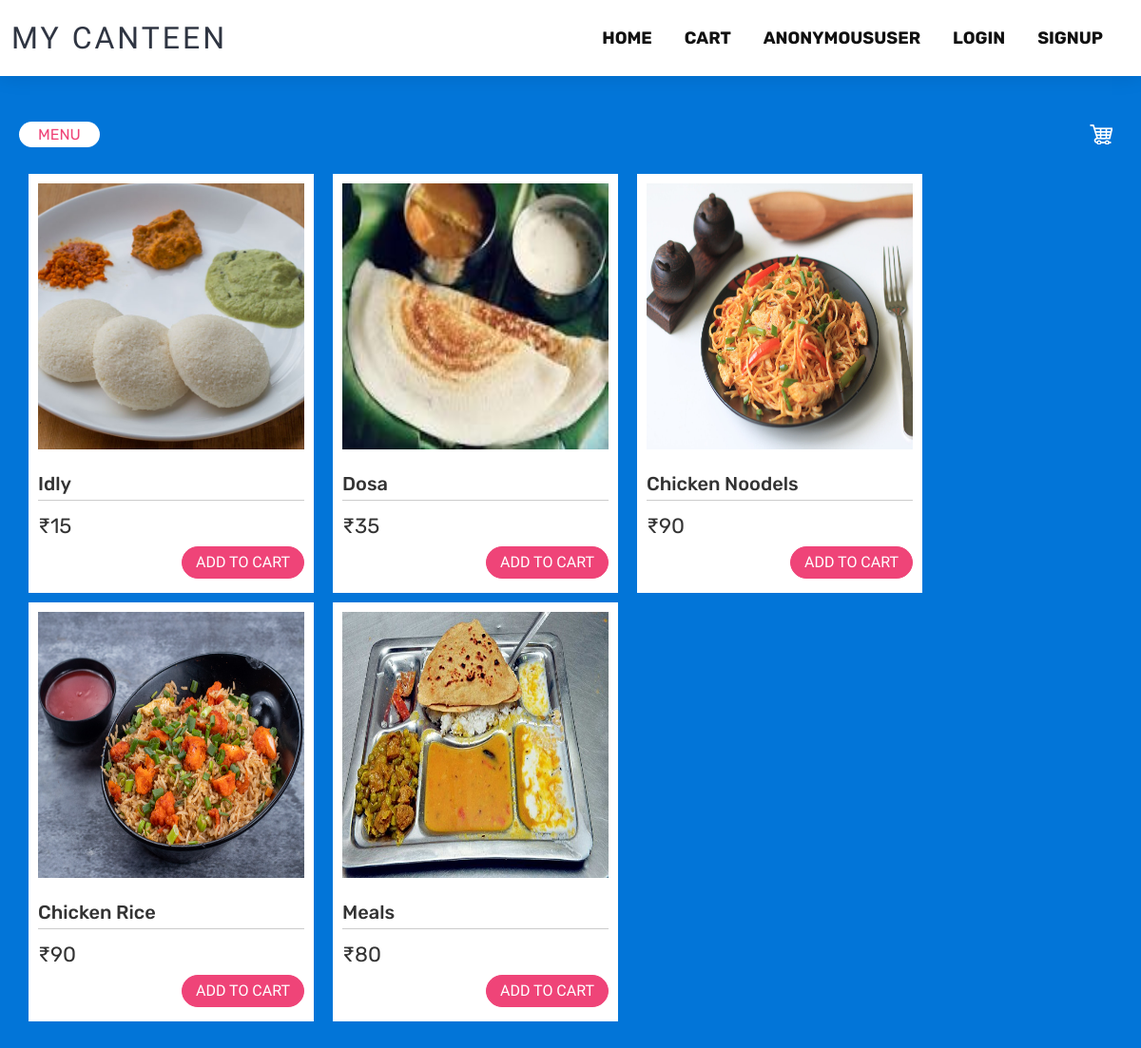
The app's page /, older data.
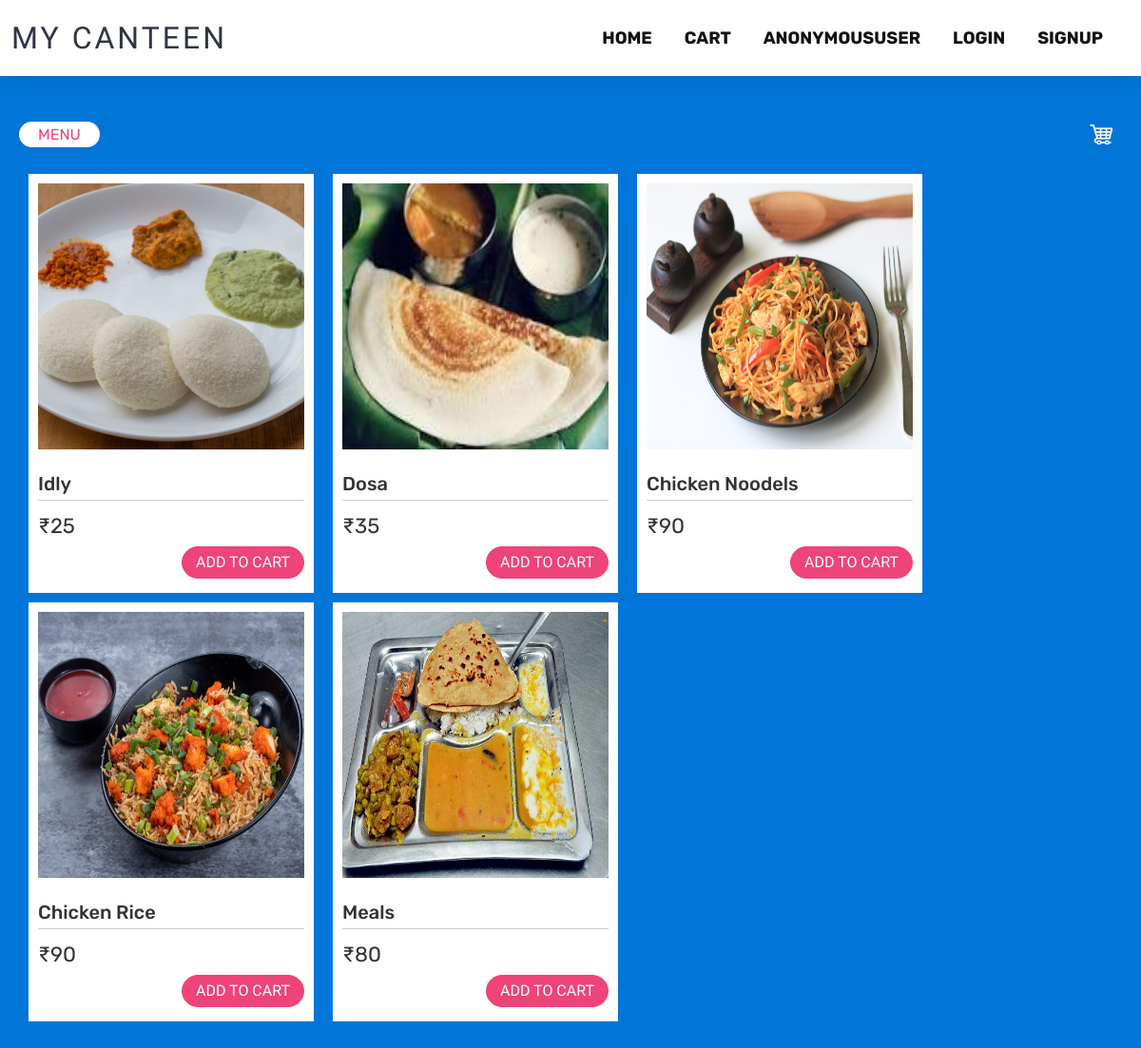
The same page, newer data.
### orders/models.py (models this page shows, shortened)
class Food(models.Model):
    name = models.CharField(max_length = 100)
    price = models.IntegerField()
    image = models.ImageField(upload_to='images')

### orders/views.py (the view)
# urls.py: path('', HomeView.as_view(), name = "home"),
class HomeView(ListView):
    model = Food
    queryset = Food.objects.all().values("name", "price")
    context_object_name = "food"
    template_name = "addtocart.html"
    def get_context_data(self, **kwargs):
        context = super(HomeView, self).get_context_data(**kwargs)
        now = datetime.now()
        hour = now.hour
        if hour>=14:
            context = super().get_context_data(**kwargs)
            return context
        else:
            qs = Food.objects.all()
            context['food'] = qs
            return context

### templates/addtocart.html (shortened to what this page needs)
{% extends 'base.html'%} {% load static %} {% block content %}
<div class="row">
    <div class="col-sm-12">
        <div class="cart">
            <div class="wrapper">
                <h1>Menu</h1>
                {% if user.is_authenticated %}
                <a href="{% url 'order-summary' %}"> <span><i class="shopping-cart"></i></span></a>
                {% else %}
                <a href="{% url 'login' %}"> <span><i class="shopping-cart"></i></span></a>
                {% endif%}
                <div class="items">
                    {% for food in food %}
                    <div class="item">
                        {% if food.image.url %}
                        <img src="{{food.image.url}}" alt="" />
                        <br>
                        <h2>{{food.name}}{{now}}</h2>
                        <p>&#8377;{{food.price}}
                        </p>
                        {% if user.is_authenticated %}
                        <a href="{% url 'add-to-cart' food.pk %}"> <button class="add-to-cart" type="button">Add to cart</button>
                        </a>
                        {% else %}
                        <a href="{% url 'login' %}"> <button class="add-to-cart" type="button">Add to cart</button>
                        </a>
                        {% endif%} {% endif %}
                    </div>
                    {% endfor %}
                </div>
            </div>
        </div>
    </div>
</div>
{% endblock %}

### templates/base.html (shortened to what this page needs)
{% load static%}
<!DOCTYPE html>
<html lang="en">
<head>
    <link rel="stylesheet" href="{% static 'assets/bootstrap.min.css' %}" rel="stylesheet" type="text/css">
    <link rel="stylesheet" href="{% static 'custom.css' %}" rel="stylesheet" type="text/css">
</head>
<body class="body">
    <nav>
        <h2>MY Canteen</h2>
        <ul>
            <li><a href="{% url 'home' %}">Home</a></li>
            <li><a href="{% url 'order-summary' %}">Cart</a></li>
            {% if request.user.is_superuser %}
            <li><a href="{% url 'admin:index' %}">{{request.user}}</a></li>
            {% else %}
            <li><a href="#">{{request.user}}</a></li>
            {% endif %} {% if request.user.is_authenticated %}
            <li><a href="{% url 'logout' %}">Logout</a></li>
            {% else %}
            <li><a href="{% url 'login' %}">Login</a></li>
            <li><a href="{% url 'signup' %}">SignUP</a></li>
            {% endif %}
        </ul>
    </nav>
    {% block content %} {% endblock %}
</body>
</html>

### static/custom.css (style rules this page uses)
:root { --color-black: #000000; --color-white: #ffffff; --color-border: #ffffff34; --font-staat: 'Staatliches', cursive; --font-os: 'Oswald', sans-serif; --font-ram: 'Rambla', sans-serif; --primary-color: #4458dc; --border-color: #141313; --box-shadow: 0px 10px 30px rgba(57, 56, 61, 0.205); }
* { margin: 0; padding: 0; list-style: none; text-decoration: none; font-family: 'Rubik', sans-serif; box-sizing: border-box; overflow-x: hidden; }
body { background: #0275d8; }
nav { height: 80px; background: #fff; box-shadow: 0 1px 20px 0 rgba(0, 0, 0, .1); }
nav h2 { position: absolute; font-size: 32px; line-height: 80px; text-transform: uppercase; left: 12px; font-family: 'Piedra', cursive; color: #2f3542; letter-spacing: 3px; }
nav ul { float: right; margin-right: 25px; }
nav ul li { display: inline-block; line-height: 80px; margin: 0 15px; }
nav ul li a { position: relative; color: #111; font-size: 18px; text-transform: uppercase; padding: 5px 0; font-weight: bold; }
nav ul li a::before { position: absolute; content: ''; left: 0; bottom: 0; background: #000; height: 3px; width: 100%; transition: transform .5s; transform-origin: right; transform: scaleX(0); }
.cart { font: normal 13px/1.5; font-family: 'Roboto Condensed', sans-serif; color: #333; }
.cart .wrapper { margin: 20px auto; padding: 20px; }
.cart h1 { display: inline-block; background-color: #fff; color: #ef4478; font-size: 16px; font-weight: normal; text-transform: uppercase; padding: 4px 20px; float: left; border-radius: 50px; }
.cart .items { display: block; margin: 20px 0; }
.cart .item { background-color: #fff; float: left; margin: 0 10px 10px 10px; padding: 10px; width: 300px; }
.cart .item img { display: block; margin: auto; max-width: 280px; max-height: 280px; min-width: 280px; min-height: 280px; }
.cart h2 { font-size: 20px; display: block; border-bottom: 1px solid #ccc; margin: 0 0 10px 0; padding: 0 0 5px 0; }
.cart button { border: 1px solid #ef4478; padding: 4px 14px; background-color: #ef4478; color: #fff; text-transform: uppercase; float: right; margin: 5px 0; font-weight: 400; cursor: pointer; font-family: 'Roboto Condensed', sans-serif; border-radius: 50px; }
.cart span { float: right; }
.cart p { font-size: 22px; }
.cart .shopping-cart { display: inline-block; background: url(/static/images/cart.png) no-repeat 0 0; width: 24px; height: 24px; margin: 0 10px 0 0; }

Row changes from the older to the newer data that the page shows:
changed Food "Idly": price "15" → "25"
